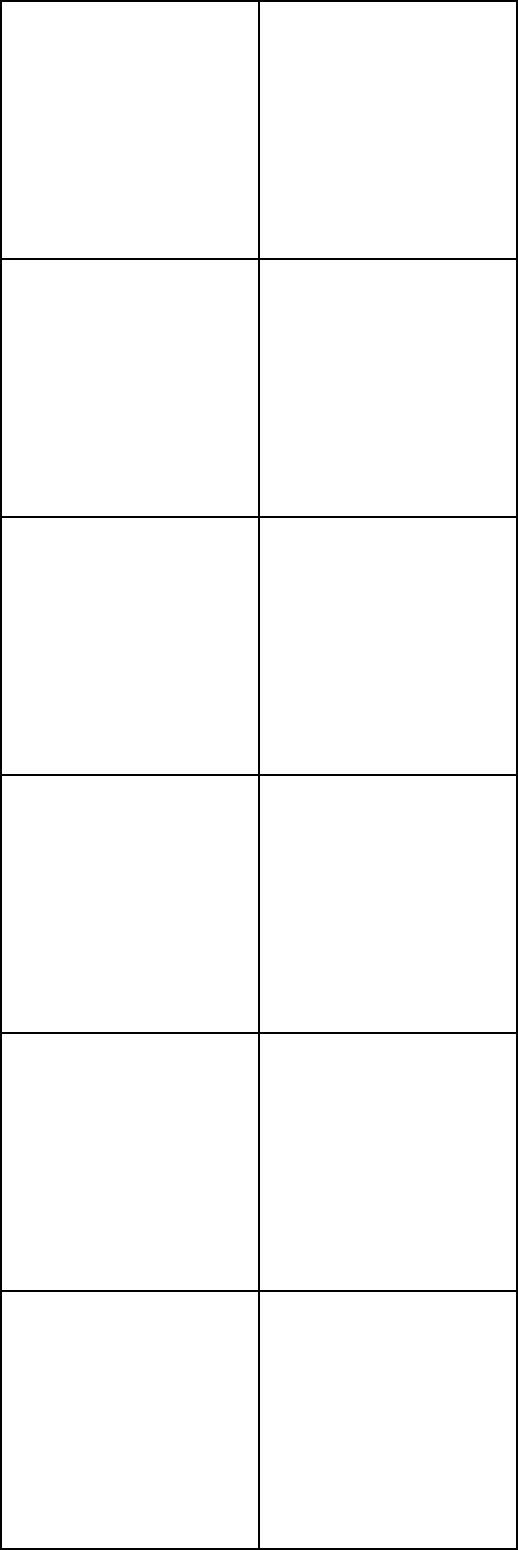
#> input picture pred.png, 518 x 1550 px
$ python showImg.py
#> lines starting #> are read from the running program, lines starting #| are printed output that depends on the picture; after the words box and inside, x2 and y2 are one past the last pixel; in counts of white or black regions, pixels touching at a corner belong together
import matplotlib

import matplotlib.pyplot as plt
from PIL import Image
import numpy as np

img = Image.open('pred.png')
#> img is the input picture: PIL image 518x1550 RGB; values 0 (black) and 92 (white), 97.9% white; 1 black region, box (x1, y1, x2, y2) and area: (0, 0, 518, 1550) 16468


plt.imshow(img)
plt.show()

x = np.arange(0, 3 * np.pi, 0.1)
y_sin = np.sin(x)
plt.plot(x, y_sin)
plt.show()
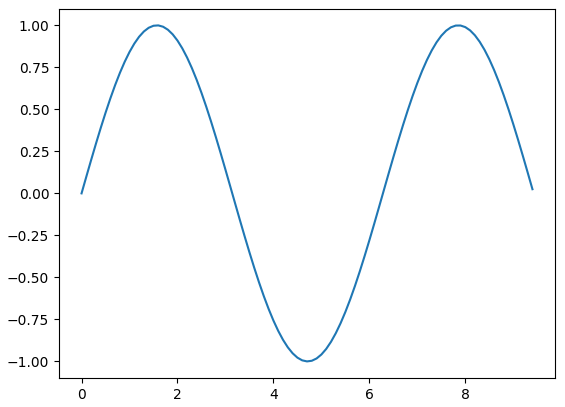
#> figure drawn by matplotlib, 1 panel; curve peaks at x = 1.6, y = 1
